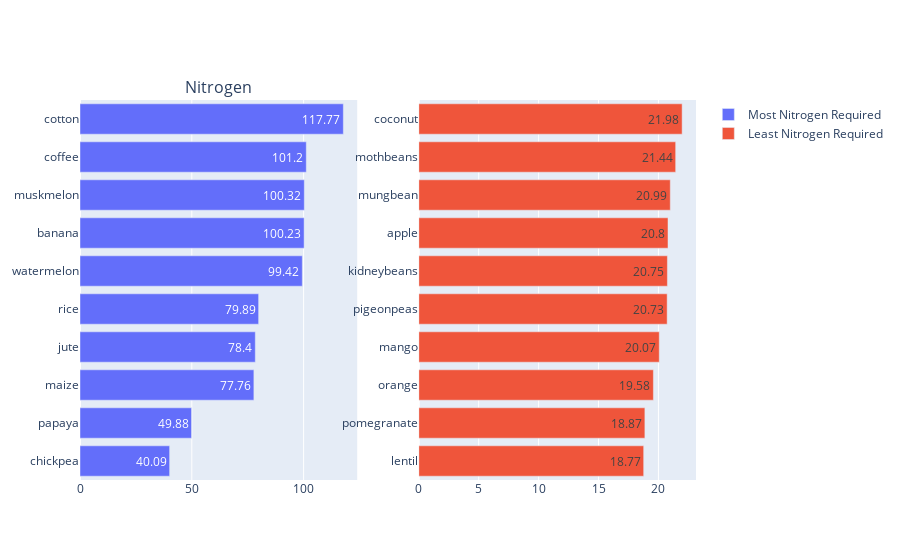

Notebook code cell kept with this figure:
### Code cell
# Nitrogen Analysis

crop_sum_nitrogen = crop_sum.sort_values(by='N', ascending=False)

fig = make_subplots(rows=1, cols=2, subplot_titles=('Nitrogen',))

top = {
    'y': crop_sum_nitrogen['N'].head(10).sort_values().index,
    'x': crop_sum_nitrogen['N'].head(10).sort_values(),
}

last = {
    'y': crop_sum_nitrogen['N'].tail(10).sort_values().index,
    'x': crop_sum_nitrogen['N'].tail(10).sort_values(),
}

fig.add_trace(go.Bar(top, name='Most Nitrogen Required', orientation='h', text=top['x'], textposition='auto'), row=1, col=1)
fig.add_trace(go.Bar(last, name='Least Nitrogen Required', orientation='h', text=last['x'], textposition='auto'), row=1, col=2)
fig.show()

### Figure 1 — Plotly figure (JSON) as saved in the notebook; plotly's stock layout.template omitted (floating-point values rounded to 4 significant figures)
{"data": [{"name": "Most Nitrogen Required", "orientation": "h", "text": [40.09, 49.88, 77.76, 78.4, 79.89, 99.42, 100.2, 100.3, 101.2, 117.8], "textposition": "auto", "type": "bar", "x": [40.09, 49.88, 77.76, 78.4, 79.89, 99.42, 100.2, 100.3, 101.2, 117.8], "xaxis": "x", "y": ["chickpea", "papaya", "maize", "jute", "rice", "watermelon", "banana", "muskmelon", "coffee", "cotton"], "yaxis": "y"}, {"name": "Least Nitrogen Required", "orientation": "h", "text": [18.77, 18.87, 19.58, 20.07, 20.73, 20.75, 20.8, 20.99, 21.44, 21.98], "textposition": "auto", "type": "bar", "x": [18.77, 18.87, 19.58, 20.07, 20.73, 20.75, 20.8, 20.99, 21.44, 21.98], "xaxis": "x2", "y": ["lentil", "pomegranate", "orange", "mango", "pigeonpeas", "kidneybeans", "apple", "mungbean", "mothbeans", "coconut"], "yaxis": "y2"}], "layout": {"annotations": [{"font": {"size": 16}, "showarrow": false, "text": "Nitrogen", "x": 0.225, "xanchor": "center", "xref": "paper", "y": 1, "yanchor": "bottom", "yref": "paper"}], "xaxis": {"anchor": "y", "domain": [0, 0.45]}, "xaxis2": {"anchor": "y2", "domain": [0.55, 1]}, "yaxis": {"anchor": "x", "domain": [0, 1]}, "yaxis2": {"anchor": "x2", "domain": [0, 1]}}}
